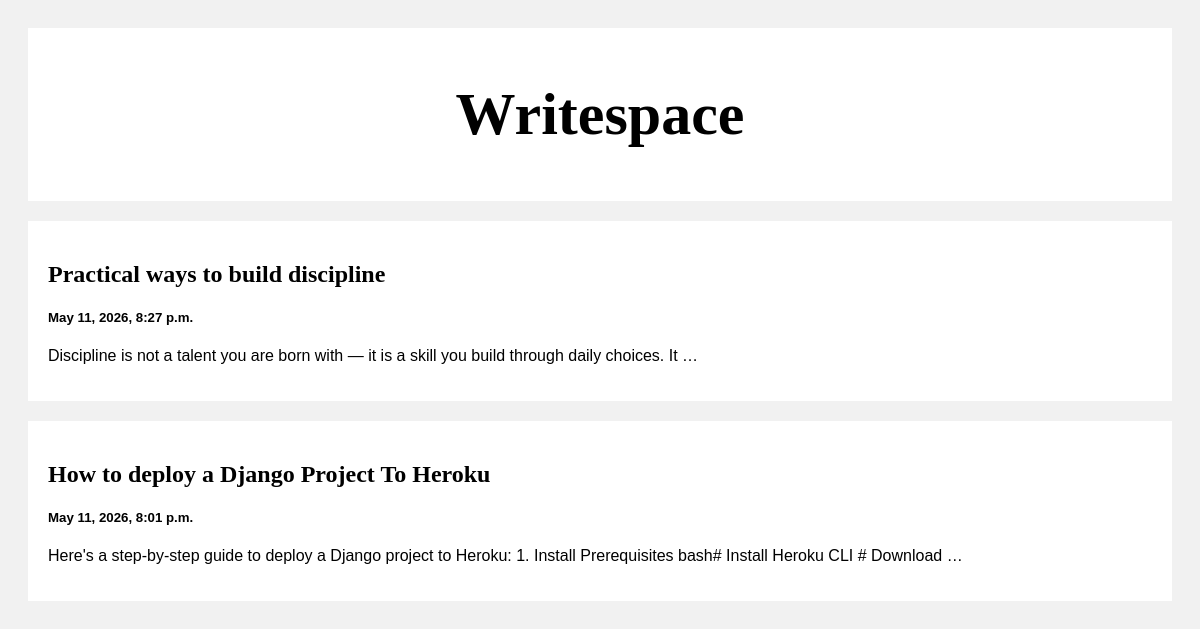
The page / on the database its author committed.
### posts/models.py (models this page shows)
class Post(models.Model):
    title= models.CharField(max_length=50)
    body=models.CharField(max_length=1000000)
    created_at=models.DateTimeField(default=datetime.now, blank=True)

### posts/views.py (the view)
# urls.py: path('', views.index,name='index'),
def index(request):
    posts = Post.objects.all()
    return render(request, 'index.html', {'posts':posts})

### templates/index.html (shortened to what this page needs)
<!DOCTYPE html>
<html>
<head>
</head>
<body>
<div class="header">
  <h2>Writespace</h2>
</div>
<div class="row">
  <div class="leftcolumn">
    {% for post in posts reversed %}
    <div class="card">
      <a style="text-decoration: none; color: black;" href="/post/{{post.id}}">
        <h2>{{post.title}}</h2>
        <h5>{{post.created_at}}</h5>
        <p>{{post.body|truncatewords:20}}</p>
      </a>
    </div>
    {% endfor %}
  </div>
</div>
</body>
</html>

### templates/index.html (style rules this page uses)
* { box-sizing: border-box; }
body { font-family: Arial; padding: 20px; background: #f1f1f1; }
.header { padding: 2px; font-size: 40px; text-align: center; background: white; }
.leftcolumn { float: left; width: 100%; }
.card { background-color: white; padding: 20px; margin-top: 20px; }
.row:after { content: ""; display: table; clear: both; }
h2 { font-family:Times-Roman; }

### rows shown on the page
Post: title "Practical ways to build discipline", created_at "May 11, 2026, 8:27 p.m.", body "Discipline is not a talent you are born with — it is a skill you build through daily choices. It …"
Post: title "How to deploy a Django Project To Heroku", created_at "May 11, 2026, 8:01 p.m.", body "Here's a step-by-step guide to deploy a Django project to Heroku: 1. Install Prerequisites bash# Install Heroku CLI # Download …"
